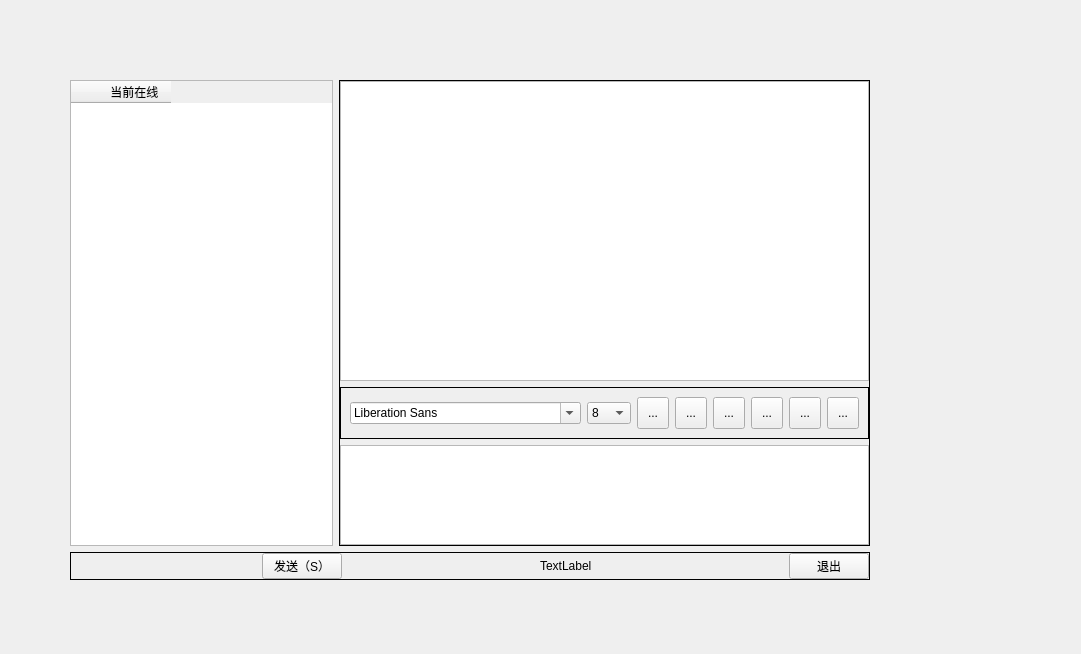
<?xml version="1.0" encoding="UTF-8"?>
<ui version="4.0">
 <class>Widget</class>
 <widget class="QWidget" name="Widget">
  <property name="geometry">
   <rect>
    <x>0</x>
    <y>0</y>
    <width>1081</width>
    <height>654</height>
   </rect>
  </property>
  <property name="windowTitle">
   <string>Widget</string>
  </property>
  <widget class="QWidget" name="widget_5" native="true">
   <property name="geometry">
    <rect>
     <x>70</x>
     <y>80</y>
     <width>800</width>
     <height>500</height>
    </rect>
   </property>
   <layout class="QVBoxLayout" name="verticalLayout_3">
    <item>
     <widget class="QWidget" name="widget_4" native="true">
      <layout class="QHBoxLayout" name="horizontalLayout_4">
       <property name="leftMargin">
        <number>0</number>
       </property>
       <property name="topMargin">
        <number>0</number>
       </property>
       <property name="rightMargin">
        <number>0</number>
       </property>
       <property name="bottomMargin">
        <number>0</number>
       </property>
       <item>
        <widget class="QWidget" name="widget_3" native="true">
         <layout class="QHBoxLayout" name="horizontalLayout_3">
          <property name="leftMargin">
           <number>0</number>
          </property>
          <property name="topMargin">
           <number>0</number>
          </property>
          <property name="rightMargin">
           <number>0</number>
          </property>
          <property name="bottomMargin">
           <number>0</number>
          </property>
          <item>
           <widget class="QTableWidget" name="userTableWidget">
            <property name="enabled">
             <bool>true</bool>
            </property>
            <property name="minimumSize">
             <size>
              <width>0</width>
              <height>0</height>
             </size>
            </property>
            <property name="selectionMode">
             <enum>QAbstractItemView::SingleSelection</enum>
            </property>
            <property name="selectionBehavior">
             <enum>QAbstractItemView::SelectRows</enum>
            </property>
            <property name="showGrid">
             <bool>false</bool>
            </property>
            <column>
             <property name="text">
              <string>        当前在线</string>
             </property>
            </column>
           </widget>
          </item>
         </layout>
        </widget>
       </item>
       <item>
        <widget class="QFrame" name="frame_3">
         <property name="frameShape">
          <enum>QFrame::Box</enum>
         </property>
         <layout class="QVBoxLayout" name="verticalLayout_2">
          <property name="leftMargin">
           <number>0</number>
          </property>
          <property name="topMargin">
           <number>0</number>
          </property>
          <property name="rightMargin">
           <number>0</number>
          </property>
          <property name="bottomMargin">
           <number>0</number>
          </property>
          <item>
           <widget class="QWidget" name="widget" native="true">
            <layout class="QVBoxLayout" name="verticalLayout">
             <property name="leftMargin">
              <number>0</number>
             </property>
             <property name="topMargin">
              <number>0</number>
             </property>
             <property name="rightMargin">
              <number>0</number>
             </property>
             <property name="bottomMargin">
              <number>0</number>
             </property>
             <item>
              <widget class="QTextBrowser" name="messageBrowser"/>
             </item>
            </layout>
           </widget>
          </item>
          <item>
           <widget class="QFrame" name="frame_2">
            <property name="frameShape">
             <enum>QFrame::Box</enum>
            </property>
            <layout class="QHBoxLayout" name="horizontalLayout">
             <item>
              <widget class="QFontComboBox" name="fontComboBox"/>
             </item>
             <item>
              <widget class="QComboBox" name="sizeComboBox">
               <property name="currentText">
                <string>12</string>
               </property>
               <item>
                <property name="text">
                 <string>8</string>
                </property>
               </item>
               <item>
                <property name="text">
                 <string>9</string>
                </property>
               </item>
               <item>
                <property name="text">
                 <string>10</string>
                </property>
               </item>
               <item>
                <property name="text">
                 <string>11</string>
                </property>
               </item>
               <item>
                <property name="text">
                 <string>12</string>
                </property>
               </item>
               <item>
                <property name="text">
                 <string>13</string>
                </property>
               </item>
               <item>
                <property name="text">
                 <string>14</string>
                </property>
               </item>
               <item>
                <property name="text">
                 <string>15</string>
                </property>
               </item>
               <item>
                <property name="text">
                 <string>16</string>
                </property>
               </item>
               <item>
                <property name="text">
                 <string>17</string>
                </property>
               </item>
               <item>
                <property name="text">
                 <string>18</string>
                </property>
               </item>
               <item>
                <property name="text">
                 <string>19</string>
                </property>
               </item>
               <item>
                <property name="text">
                 <string>20</string>
                </property>
               </item>
               <item>
                <property name="text">
                 <string>21</string>
                </property>
               </item>
               <item>
                <property name="text">
                 <string>22</string>
                </property>
               </item>
              </widget>
             </item>
             <item>
              <widget class="QToolButton" name="boldtoolButton">
               <property name="minimumSize">
                <size>
                 <width>32</width>
                 <height>32</height>
                </size>
               </property>
               <property name="toolTip">
                <string>加粗</string>
               </property>
               <property name="text">
                <string>...</string>
               </property>
               <property name="icon">
                <iconset resource="res.qrc">
                 <normaloff>:/images/jiacu.png</normaloff>:/images/jiacu.png</iconset>
               </property>
               <property name="iconSize">
                <size>
                 <width>26</width>
                 <height>26</height>
                </size>
               </property>
               <property name="checkable">
                <bool>true</bool>
               </property>
              </widget>
             </item>
             <item>
              <widget class="QToolButton" name="italictoolButton">
               <property name="minimumSize">
                <size>
                 <width>32</width>
                 <height>32</height>
                </size>
               </property>
               <property name="toolTip">
                <string>斜体</string>
               </property>
               <property name="text">
                <string>...</string>
               </property>
               <property name="icon">
                <iconset resource="res.qrc">
                 <normaloff>:/images/xieti.png</normaloff>:/images/xieti.png</iconset>
               </property>
               <property name="iconSize">
                <size>
                 <width>26</width>
                 <height>26</height>
                </size>
               </property>
               <property name="checkable">
                <bool>true</bool>
               </property>
              </widget>
             </item>
             <item>
              <widget class="QToolButton" name="underlinetoolButton">
               <property name="minimumSize">
                <size>
                 <width>32</width>
                 <height>32</height>
                </size>
               </property>
               <property name="toolTip">
                <string>下划线</string>
               </property>
               <property name="text">
                <string>...</string>
               </property>
               <property name="icon">
                <iconset resource="res.qrc">
                 <normaloff>:/images/xiahuaxian.png</normaloff>:/images/xiahuaxian.png</iconset>
               </property>
               <property name="iconSize">
                <size>
                 <width>26</width>
                 <height>26</height>
                </size>
               </property>
               <property name="checkable">
                <bool>true</bool>
               </property>
              </widget>
             </item>
             <item>
              <widget class="QToolButton" name="colortoolButton">
               <property name="minimumSize">
                <size>
                 <width>32</width>
                 <height>32</height>
                </size>
               </property>
               <property name="toolTip">
                <string>更改字体颜色</string>
               </property>
               <property name="text">
                <string>...</string>
               </property>
               <property name="icon">
                <iconset resource="res.qrc">
                 <normaloff>:/images/zitiyanse.png</normaloff>:/images/zitiyanse.png</iconset>
               </property>
               <property name="iconSize">
                <size>
                 <width>26</width>
                 <height>26</height>
                </size>
               </property>
              </widget>
             </item>
             <item>
              <widget class="QToolButton" name="savetoolButton">
               <property name="minimumSize">
                <size>
                 <width>32</width>
                 <height>32</height>
                </size>
               </property>
               <property name="toolTip">
                <string>保存聊天记录</string>
               </property>
               <property name="text">
                <string>...</string>
               </property>
               <property name="icon">
                <iconset resource="res.qrc">
                 <normaloff>:/images/baocun.png</normaloff>:/images/baocun.png</iconset>
               </property>
               <property name="iconSize">
                <size>
                 <width>26</width>
                 <height>26</height>
                </size>
               </property>
              </widget>
             </item>
             <item>
              <widget class="QToolButton" name="cleartoolButton">
               <property name="minimumSize">
                <size>
                 <width>32</width>
                 <height>32</height>
                </size>
               </property>
               <property name="toolTip">
                <string>清空聊天记录</string>
               </property>
               <property name="text">
                <string>...</string>
               </property>
               <property name="icon">
                <iconset resource="res.qrc">
                 <normaloff>:/images/qingchu.png</normaloff>:/images/qingchu.png</iconset>
               </property>
               <property name="iconSize">
                <size>
                 <width>26</width>
                 <height>26</height>
                </size>
               </property>
              </widget>
             </item>
            </layout>
           </widget>
          </item>
          <item>
           <widget class="QWidget" name="widget_2" native="true">
            <property name="maximumSize">
             <size>
              <width>16777215</width>
              <height>100</height>
             </size>
            </property>
            <layout class="QHBoxLayout" name="horizontalLayout_2">
             <property name="leftMargin">
              <number>0</number>
             </property>
             <property name="topMargin">
              <number>0</number>
             </property>
             <property name="rightMargin">
              <number>0</number>
             </property>
             <property name="bottomMargin">
              <number>0</number>
             </property>
             <item>
              <widget class="QTextEdit" name="messageTextEdit"/>
             </item>
            </layout>
           </widget>
          </item>
         </layout>
        </widget>
       </item>
      </layout>
     </widget>
    </item>
    <item>
     <widget class="QFrame" name="frame_5">
      <property name="frameShape">
       <enum>QFrame::Box</enum>
      </property>
      <layout class="QHBoxLayout" name="horizontalLayout_5">
       <property name="leftMargin">
        <number>0</number>
       </property>
       <property name="topMargin">
        <number>0</number>
       </property>
       <property name="rightMargin">
        <number>0</number>
       </property>
       <property name="bottomMargin">
        <number>0</number>
       </property>
       <item>
        <spacer name="horizontalSpacer">
         <property name="orientation">
          <enum>Qt::Horizontal</enum>
         </property>
         <property name="sizeHint" stdset="0">
          <size>
           <width>46</width>
           <height>20</height>
          </size>
         </property>
        </spacer>
       </item>
       <item>
        <widget class="QPushButton" name="sendButton">
         <property name="text">
          <string>发送（S）</string>
         </property>
         <property name="shortcut">
          <string>Ctrl+Enter</string>
         </property>
        </widget>
       </item>
       <item>
        <spacer name="horizontalSpacer_2">
         <property name="orientation">
          <enum>Qt::Horizontal</enum>
         </property>
         <property name="sizeHint" stdset="0">
          <size>
           <width>46</width>
           <height>20</height>
          </size>
         </property>
        </spacer>
       </item>
       <item>
        <widget class="QLabel" name="userNumberlabel">
         <property name="text">
          <string>TextLabel</string>
         </property>
        </widget>
       </item>
       <item>
        <spacer name="horizontalSpacer_3">
         <property name="orientation">
          <enum>Qt::Horizontal</enum>
         </property>
         <property name="sizeHint" stdset="0">
          <size>
           <width>46</width>
           <height>20</height>
          </size>
         </property>
        </spacer>
       </item>
       <item>
        <widget class="QPushButton" name="exitButton">
         <property name="text">
          <string>退出</string>
         </property>
         <property name="shortcut">
          <string>Ctrl+Q</string>
         </property>
        </widget>
       </item>
      </layout>
     </widget>
    </item>
   </layout>
  </widget>
 </widget>
 <resources>
  <include location="res.qrc"/>
 </resources>
 <connections/>
</ui>
